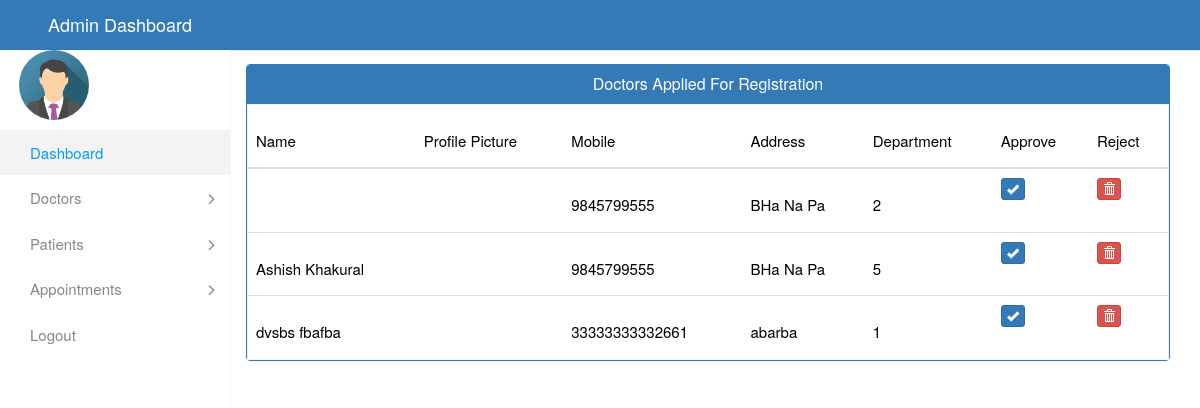
The app's page /admin_approve_doctors, older data.
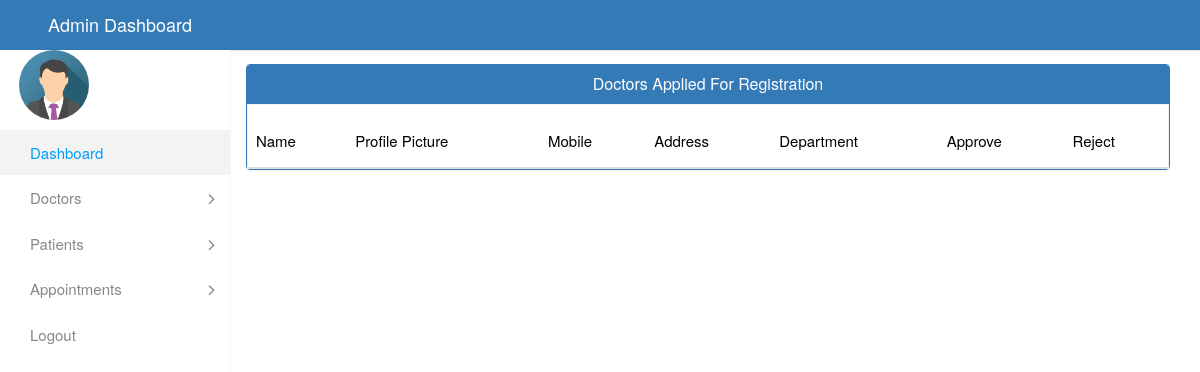
The same page, newer data.
### account/models.py (models this page shows, shortened)
class Doctor(models.Model):
    user=models.OneToOneField(User,on_delete=models.CASCADE)
    profile_pic= models.ImageField(upload_to='profilepic/Doctor/',null=True,blank=True)
    contact = models.CharField(max_length=20,null=True)
    gender = models.PositiveSmallIntegerField(
        choices=GENDER_CHOICE, default=3)
    address = models.CharField(max_length=40)
    department= models.CharField(max_length=50,choices=DEPARTMENT,default='Cardiologist')
    status=models.BooleanField(default=False)
    @property
    def get_name(self):
        return self.user.first_name+" "+self.user.last_name

### account/views.py (the view)
# urls.py: path('admin_approve_doctors', views.admin_approve_doctors,name="admin_approve_doctors"),
def admin_approve_doctors(request):
    doctors=models.Doctor.objects.all().filter(status=False)
    return render(request,'admin_approve_doctor.html',{'doctors':doctors})

### templates/admin_approve_doctor.html (shortened to what this page needs)
{% extends 'admin_base.html' %}
{% load static %}
{% block content %}
		<div class="container" style="padding-left: 111px; margin-top:14px;">
			<div class="panel panel-primary">
				<div class="panel-heading" style="text-align:center;">
				<h6 class="panel-title">Doctors Applied For Registration</h6>
			  </div>
			  <table class="table table-hover" id="dev-table">
				<thead>
					<tr>
						<th><h1 style="font-size:15px;">Name</h1></th>
						<th><h1 style="font-size:15px;">Profile Picture</h1></th>
						<th><h1 style="font-size:15px;">Mobile</h1></th>
                        <th><h1 style="font-size:15px;">Address</h1></th>
						<th><h1 style="font-size:15px;">Department</h1></th>
						<th><h1 style="font-size:15px;">Approve</h1></th>
						<th><h1 style="font-size:15px;">Reject</h1></th>
					</tr>
				</thead>
				{% for d in doctors %}
				<tr>
					<td><h1 style="font-size:15px;">{{d.get_name}}</h1></td>
					<td>
					<td><h1 style="font-size:15px;">{{d.contact}}</h1></td>
					<td><h1 style="font-size:15px;">{{d.address}}</h1></td>
					<td><h1 style="font-size:15px;">{{d.department}}</h1></td>
				  <td><a class="btn btn-primary btn-xs" href="{% url 'approve_doctor' d.id %}"><span class="glyphicon glyphicon-ok"></span></a></td>
				  <td><a class="btn btn-danger btn-xs" href="{% url 'disapprove_doctor' d.id %}"><span class="glyphicon glyphicon-trash"></span></a></td>
				</tr>
				{% endfor %}
			  </table>
			</div>
		  </div>
{% endblock content %}

### templates/admin_base.html (shortened to what this page needs)
<!DOCTYPE html>
{% load static %}
<html lang="en">
<head>
    <link href="http://cdnjs.cloudflare.com/ajax/libs/font-awesome/4.3.0/css/font-awesome.css" rel="stylesheet"  type='text/css'>
    <link rel="stylesheet" type="text/css" href="{% static 'css/bootstrap.min.css' %}">
    <link rel="stylesheet" type="text/css" href="{% static 'css/font-awesome.min.css' %}">
    <link rel="stylesheet" type="text/css" href="{% static 'css/style.css' %}">
    <link rel="stylesheet" href="https://maxcdn.bootstrapcdn.com/bootstrap/3.3.7/css/bootstrap.min.css">
</head>
<body>
    <div class="main-wrapper">
        <div class="header">
			<div class="header-left">
				<a href="{% url 'admin_dashboard' %}" class="logo">
					<span>Admin Dashboard</span>
				</a>
			</div>
        </div>
        <div class="sidebar" id="sidebar">
            <div class="sidebar-inner slimscroll">
                <div id="sidebar-menu" class="sidebar-menu">
                    <ul>
							 <img src="{% static 'images/img_avatar.png' %}" alt="Avatar" style="width:70px">
							 <h4 style="text-align: left; margin-left:23px">{{request.user.first_name}} {{request.user.last_name}}</h2>
                        <li class="active">
                            <a href="{% url 'admin_dashboard' %}"><span>Dashboard</span></a>
                        </li>
                            <li class="submenu">
								<a href="#"><span> Doctors </span> <span class="menu-arrow"></span></a>
							</li>
							<li class="submenu">
									<a href=""><span>Patients</span> <span class="menu-arrow"></span></a>
								</li>
						<li class="submenu">
								<a href="#"><span>Appointments</span> <span class="menu-arrow"></span></a>
							</li>
                        <li>
                            <a href="{% url 'logout' %}"><span>Logout</span></a>
                        </li>
                    </ul>
                </div>
            </div>
        </div>
    </div>
    {% block content%}
    {% endblock content%}
</body>
</html>

### templates/admin_base.html (style rules this page uses)
img { border-radius: 50%; margin-left : 19px; }
.active { background-color: green; color: white; }

Row changes from the older to the newer data that the page shows:
removed Doctor: contact "9845799555", address "BHa Na Pa", department "2"
no longer on this page (row edited): Doctor: get_name "Ashish Khakural", contact "9845799555", address "BHa Na Pa", department "5"
removed Doctor: get_name "dvsbs fbafba", contact "33333333332661", address "abarba", department "1"
